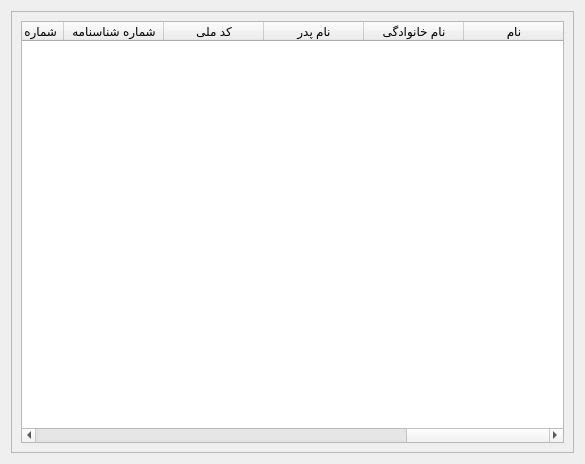
<?xml version="1.0" encoding="UTF-8"?>
<ui version="4.0">
 <class>StudentInformation</class>
 <widget class="QDialog" name="StudentInformation">
  <property name="geometry">
   <rect>
    <x>0</x>
    <y>0</y>
    <width>585</width>
    <height>464</height>
   </rect>
  </property>
  <property name="windowTitle">
   <string>اطلاعات دانشجویان</string>
  </property>
  <layout class="QVBoxLayout" name="verticalLayout_2">
   <item>
    <widget class="QFrame" name="frame">
     <property name="frameShape">
      <enum>QFrame::StyledPanel</enum>
     </property>
     <property name="frameShadow">
      <enum>QFrame::Raised</enum>
     </property>
     <layout class="QVBoxLayout" name="verticalLayout">
      <item>
       <widget class="QTableWidget" name="tableWidget">
        <property name="layoutDirection">
         <enum>Qt::RightToLeft</enum>
        </property>
        <property name="sortingEnabled">
         <bool>true</bool>
        </property>
        <property name="columnCount">
         <number>18</number>
        </property>
        <column>
         <property name="text">
          <string>نام</string>
         </property>
        </column>
        <column>
         <property name="text">
          <string>نام خانوادگی</string>
         </property>
        </column>
        <column>
         <property name="text">
          <string>نام پدر</string>
         </property>
        </column>
        <column>
         <property name="text">
          <string>کد ملی</string>
         </property>
        </column>
        <column>
         <property name="text">
          <string>شماره شناسنامه</string>
         </property>
        </column>
        <column>
         <property name="text">
          <string>شماره دانشجویی</string>
         </property>
        </column>
        <column>
         <property name="text">
          <string>نام دانشگاه</string>
         </property>
        </column>
        <column>
         <property name="text">
          <string>مقطع تحصیلی</string>
         </property>
        </column>
        <column>
         <property name="text">
          <string>رشته تحصیلی</string>
         </property>
        </column>
        <column>
         <property name="text">
          <string>گرایش</string>
         </property>
        </column>
        <column>
         <property name="text">
          <string>سال ورود</string>
         </property>
        </column>
        <column>
         <property name="text">
          <string>وضعیت تحصیلی</string>
         </property>
        </column>
        <column>
         <property name="text">
          <string>مهمان از/به</string>
         </property>
        </column>
        <column>
         <property name="text">
          <string>نیم سال</string>
         </property>
        </column>
        <column>
         <property name="text">
          <string>سال تحصیلی</string>
         </property>
        </column>
        <column>
         <property name="text">
          <string>شماره ترم</string>
         </property>
        </column>
        <column>
         <property name="text">
          <string>تعداد واحد</string>
         </property>
        </column>
        <column>
         <property name="text">
          <string>تعداد دروس</string>
         </property>
        </column>
       </widget>
      </item>
     </layout>
    </widget>
   </item>
  </layout>
 </widget>
 <resources/>
 <connections/>
</ui>
